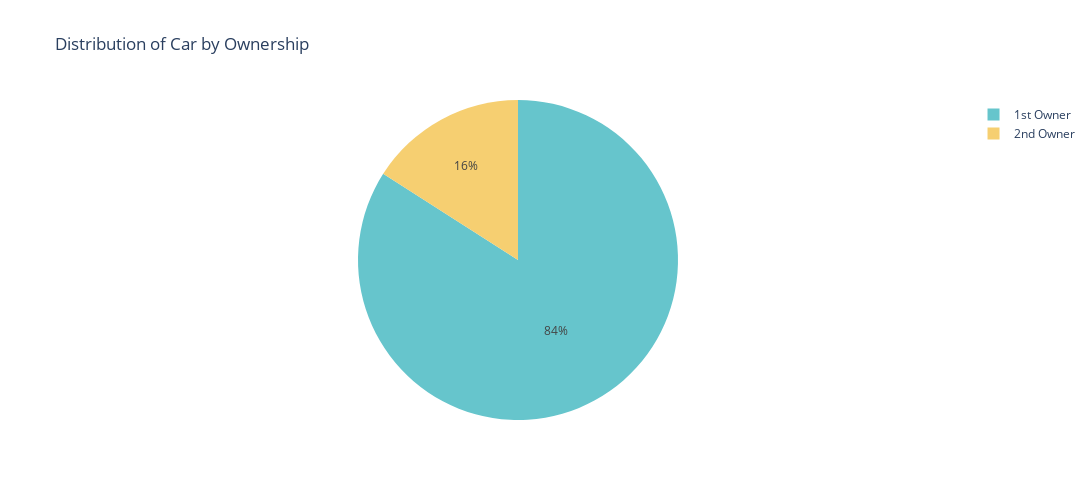

Notebook code cell kept with this figure:
### Code cell
Ownership_counts = new_df["Ownership"].value_counts().reset_index()
Ownership_counts.columns = ['Ownership', 'Count']

# Create the pie chart
fig = px.pie(Ownership_counts, values='Count', names='Ownership', title='Distribution of Car by Ownership',
             color_discrete_sequence=px.colors.qualitative.Pastel)
fig.update_layout(width=1100, height=500)
fig.show()

### Figure 1 — Plotly figure (JSON) as saved in the notebook; plotly's stock layout.template omitted (floating-point values rounded to 4 significant figures)
{"data": [{"domain": {"x": [0, 1], "y": [0, 1]}, "hovertemplate": "Ownership=%{label}<br>Count=%{value}<extra></extra>", "labels": ["1st Owner", "2nd Owner"], "legendgroup": "", "name": "", "showlegend": true, "type": "pie", "values": [706, 134]}], "layout": {"height": 500, "legend": {"tracegroupgap": 0}, "piecolorway": ["rgb(102, 197, 204)", "rgb(246, 207, 113)", "rgb(248, 156, 116)", "rgb(220, 176, 242)", "rgb(135, 197, 95)", "rgb(158, 185, 243)", "rgb(254, 136, 177)", "rgb(201, 219, 116)", "rgb(139, 224, 164)", "rgb(180, 151, 231)", "rgb(179, 179, 179)"], "title": {"text": "Distribution of Car by Ownership"}, "width": 1100}}
